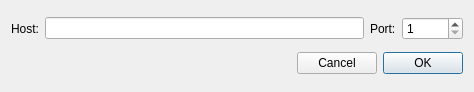
<?xml version="1.0" encoding="UTF-8"?>
<ui version="4.0">
  <class>NewPoolDialog</class>
  <widget class="QDialog" name="NewPoolDialog">
    <property name="geometry">
      <rect>
        <x>0</x>
        <y>0</y>
        <width>474</width>
        <height>92</height>
      </rect>
    </property>
    <property name="windowTitle">
      <string>New pool</string>
    </property>
    <layout class="QVBoxLayout" name="verticalLayout">
      <item>
        <layout class="QHBoxLayout" name="horizontalLayout">
          <item>
            <widget class="QLabel" name="label">
              <property name="text">
                <string>Host:</string>
              </property>
            </widget>
          </item>
          <item>
            <widget class="QLineEdit" name="m_hostEdit"/>
          </item>
          <item>
            <widget class="QLabel" name="label_2">
              <property name="text">
                <string>Port:</string>
              </property>
            </widget>
          </item>
          <item>
            <widget class="QSpinBox" name="m_portSpin">
              <property name="minimum">
                <number>1</number>
              </property>
              <property name="maximum">
                <number>65535</number>
              </property>
            </widget>
          </item>
        </layout>
      </item>
      <item>
        <layout class="QHBoxLayout" name="horizontalLayout_2">
          <item>
            <spacer name="horizontalSpacer">
              <property name="orientation">
                <enum>Qt::Horizontal</enum>
              </property>
              <property name="sizeHint" stdset="0">
                <size>
                  <width>40</width>
                  <height>20</height>
                </size>
              </property>
            </spacer>
          </item>
          <item>
            <widget class="QPushButton" name="m_cancelButton">
              <property name="text">
                <string>Cancel</string>
              </property>
            </widget>
          </item>
          <item>
            <widget class="QPushButton" name="m_okButton">
              <property name="text">
                <string>OK</string>
              </property>
              <property name="autoDefault">
                <bool>false</bool>
              </property>
              <property name="default">
                <bool>true</bool>
              </property>
            </widget>
          </item>
        </layout>
      </item>
    </layout>
  </widget>
  <tabstops>
    <tabstop>m_hostEdit</tabstop>
    <tabstop>m_portSpin</tabstop>
    <tabstop>m_cancelButton</tabstop>
    <tabstop>m_okButton</tabstop>
  </tabstops>
  <resources/>
  <connections>
    <connection>
      <sender>m_okButton</sender>
      <signal>clicked()</signal>
      <receiver>NewPoolDialog</receiver>
      <slot>accept()</slot>
      <hints>
        <hint type="sourcelabel">
          <x>500</x>
          <y>62</y>
        </hint>
        <hint type="destinationlabel">
          <x>276</x>
          <y>44</y>
        </hint>
      </hints>
    </connection>
    <connection>
      <sender>m_cancelButton</sender>
      <signal>clicked()</signal>
      <receiver>NewPoolDialog</receiver>
      <slot>reject()</slot>
      <hints>
        <hint type="sourcelabel">
          <x>417</x>
          <y>62</y>
        </hint>
        <hint type="destinationlabel">
          <x>276</x>
          <y>44</y>
        </hint>
      </hints>
    </connection>
  </connections>
</ui>
